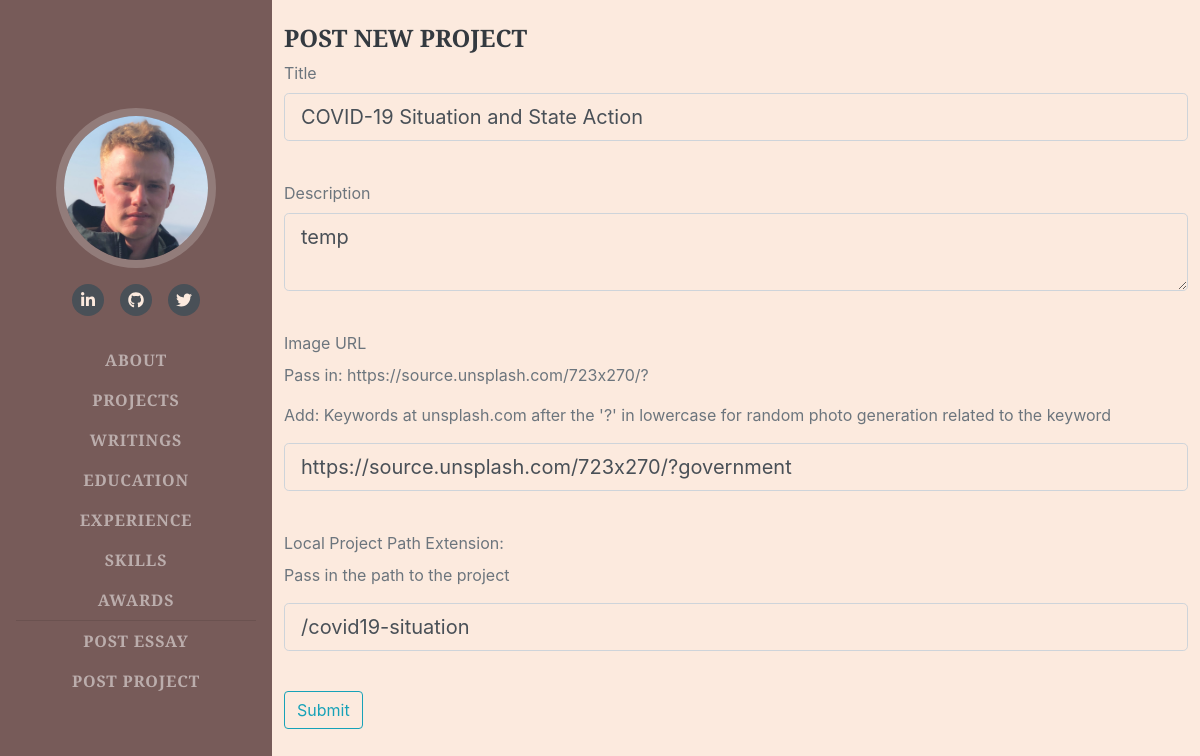
Page /projects/2/update (signed in) on the committed database.
### portfolio/models.py (models this page shows, shortened)
class Project(db.Model):
    id = db.Column(db.Integer, primary_key=True)
    title = db.Column(db.Text)
    description = db.Column(db.Text)
    image = db.Column(db.Text)
    urlpath = db.Column(db.Text)

### portfolio/projects/views.py (the view)
@projects_blueprint.route('/<int:project_id>/update', methods = ['GET', 'POST'])
@login_required
def project_update(project_id):
    project = Project.query.get_or_404(project_id)
    form = ProjectForm()
    if form.validate_on_submit():
        project.title = form.title.data
        project.description = form.description.data
        project.image = form.image_url.data
        project.urlpath = form.urlpath.data
        db.session.commit()
        return redirect(url_for('index'))
    elif request.method == 'GET':
        form.title.data = project.title
        form.description.data = project.description
        form.image_url.data = project.image
        form.urlpath.data = project.urlpath
    return render_template('post_project.html', title = 'Updating Project', form = form)

### portfolio/projects/forms.py
class ProjectForm(FlaskForm):
    title = StringField("Title", validators=[DataRequired()])
    description = TextAreaField("Description", validators=[DataRequired()])
    image_url = StringField("Image URL", validators=[url(), DataRequired()])
    urlpath = StringField("Local Project Path Extension: ", validators = [DataRequired()])
    submit = SubmitField("Submit")

### portfolio/models.py (called while the page is built)
@login_manager.user_loader
def load_user(user_id):
    return User.query.get(user_id)

### portfolio/projects/templates/projects/post_project.html (shortened to what this page needs)
{% extends "base.html" %}
{% block content %}
<br>
<div class="container">
  <h4>Post New Project</h4>
</div>
<div class="container">
  <form class = "form-group" method="POST">
    <div class="form-group">
      {{ form.title.label(class = "form-control-label") }}
      {{ form.title(class = "form-control form-control-lg") }}<br>
    </div>
    <div class="form-group">
      {{ form.description.label(class = "form-control-label") }}
      {{ form.description(class = "form-control form-control-lg") }}<br>
    </div>
    <div class="form-group">
      {{ form.image_url.label(class = "form-control-label") }}
      <p>Pass in: https://source.unsplash.com/723x270/?</p>
      <p>Add: Keywords at unsplash.com after the '?' in lowercase for random photo generation related to the keyword</p>
      {{ form.image_url(class = "form-control form-control-lg") }}<br>
    </div>
    <div class="form-group">
      {{ form.urlpath.label(class = "form-control-label") }}
      <p>Pass in the path to the project</p>
      {{ form.urlpath(class = "form-control form-control-lg") }}<br>
    </div>
    <div class="form-group">
      {{ form.submit(class = "btn btn-outline-info") }}
    </div>
  </form>
</div>
{% endblock %}

### rows in the picture
Project: title "COVID-19 Situation and State Action", description "temp", urlpath "/covid19-situation"
